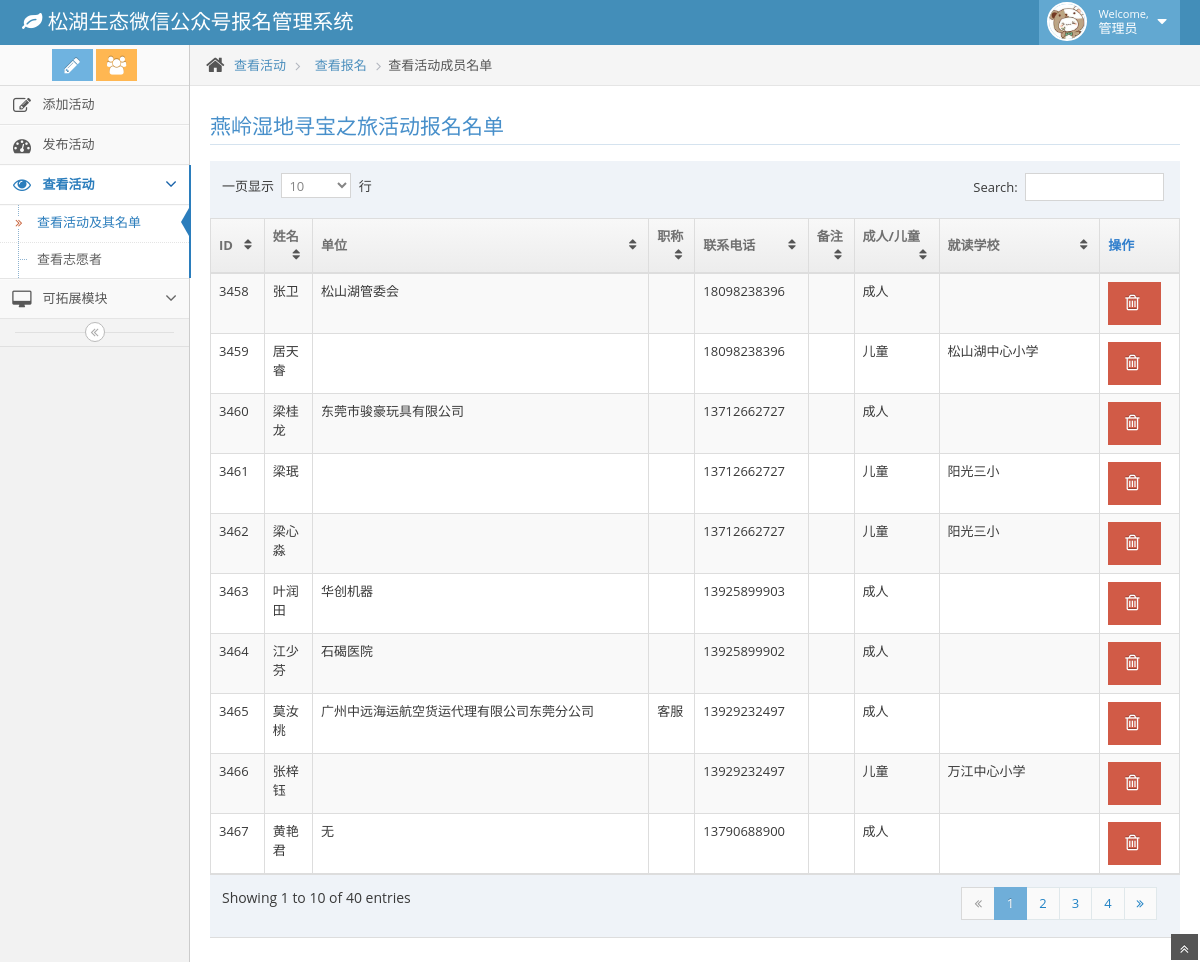
The app's page /adminPage/activityList.php?id= 198 (signed in) with its own data.
### tables this page shows
CREATE TABLE `activities` (
  `activityId` int(11) NOT NULL AUTO_INCREMENT,
  `activityName` varchar(50) DEFAULT NULL,
  `activityStartTime` datetime DEFAULT NULL,
  `activityAddress` varchar(50) DEFAULT NULL,
  `deadlinetoRegister` datetime DEFAULT NULL,
  `totalParticipantLimit` int(11) DEFAULT NULL,
  `activityEndTime` datetime DEFAULT NULL,
  `describe` text,
  `activityPeople` varchar(20) DEFAULT NULL,
  `activityPeopleTel` varchar(20) DEFAULT NULL,
  `activityMark` int(10) DEFAULT NULL,
  PRIMARY KEY (`activityId`)
);

CREATE TABLE `participants` (
  `participantId` int(11) NOT NULL AUTO_INCREMENT,
  `participantName` varchar(20) DEFAULT NULL,
  `participantDepartment` varchar(50) DEFAULT NULL,
  `participantPositionalTitle` varchar(20) DEFAULT NULL,
  `tel` varchar(20) DEFAULT NULL,
  `mark` varchar(50) DEFAULT NULL,
  `adultOrChild` varchar(20) DEFAULT NULL,
  `school` varchar(30) DEFAULT NULL,
  `registerformId` int(11) NOT NULL,
  `age` int(11) DEFAULT NULL,
  PRIMARY KEY (`participantId`),
  KEY `activitiId` (`registerformId`),
  CONSTRAINT `participants_ibfk_1` FOREIGN KEY (`registerformId`) REFERENCES `registerForm` (`registerformId`)
);

### adminPage/activityList.php (the view, shortened to what this page needs)
<!DOCTYPE html>
<html lang="en">
    <head>
        <link href="assets/css/bootstrap.min.css" rel="stylesheet" />
        <link rel="stylesheet" href="assets/css/font-awesome.min.css" />
        <link rel="stylesheet" href="assets/css/ace.min.css" />
        <link rel="stylesheet" href="assets/css/ace-rtl.min.css" />
        <link rel="stylesheet" href="assets/css/ace-skins.min.css" />
    </head>
    <body>
        <div class="main-container" id="main-container">
            <div class="main-container-inner">
                <div class="main-content">
                    <div class="page-content">
                        <div class="row">
                            <div class="col-xs-12">
                                <div class="row">
                                    <div class="col-xs-12">
                                        <?php
                                            if (isset($_GET["id"])) {
                                                $id = $_GET["id"];
                                                $sql    = "select * from activities where activityId =$id";
                                                $result = mysql_query($sql);
                                                $row = mysql_fetch_array($result);
                                                $activityName = $row['activityName'];
                                            }
                                              ?>
                                        <h3 class="header smaller lighter blue"><?php echo $activityName; ?>活动报名名单</h3>
                                        <div class="table-responsive">
                                            <table id="sample-table-2" class="table table-striped table-bordered table-hover">
                                                <thead>
                                                    <tr>
                                                        <th>ID</th>
                                                        <th>姓名</th>
                                                        <th>单位</th>
                                                        <th>职称</th>
                                                        <th>联系电话</th>
                                                        <th>备注</th>
                                                        <th>成人/儿童</th>
                                                        <th>就读学校</th>
                                                        <th>操作</th>
                                                    </tr>
                                                </thead>
                                                <tbody>
                                                    <?php
                                                    $sql = "select * from participants where registerformId IN(select registerformId from registerForm where acticitieId =$id)";
                                                    $result = mysql_query($sql);
                                                     while($row = mysql_fetch_array($result))
                                                      {
                                                        $pid = $row['participantId'];
                                                        $aid = $id;
                                                        $d = "../addtodatabase/delectparticipant.php?pid=$pid"."&aid=$aid"
                                                      ?>
                                                    <tr>
                                                        <td><?php echo $row['participantId']; ?></td>
                                                        <td><?php echo $row['participantName']; ?></td>
                                                        <td><?php echo $row['participantDepartment']; ?></td>
                                                        <td><?php echo $row['participantPositionalTitle']; ?></td>
                                                        <td><?php echo $row['tel']; ?></td>
                                                        <td><?php echo $row['mark']; ?></td>
                                                        <td><?php echo $row['adultOrChild']; ?></td>
                                                        <td><?php echo $row['school']; ?></td>
                                                        <td>
                                                            <div class=" action-buttons">
                                                                <button type="button" class="btn btn-danger delBtn"  data-toggle="modal" data-target="#selected_modal" title="删除该成员"  clickurl="<?php echo $d;?>" clickname="<?php echo $row['participantName']; ?>">
                                                                    <i class="icon-trash bigger-130"></i>
                                                                </button>
                                                            </div>
                                                        </td>
                                                    </tr>
                                                     <?php
                                                   }
                                                      ?>
                                                </tbody>
                                            </table>
                                        </div>
                                    </div>
                                </div>
                                </div>
                            </div>
                        </div>
                    </div>
                </div>
            </div>
            <a href="#" id="btn-scroll-up" class="btn-scroll-up btn btn-sm btn-inverse">
                <i class="icon-double-angle-up icon-only bigger-110"></i>
            </a>
</body>
</html>

### records on screen
activities: activityName "燕岭湿地寻宝之旅"
participants: participantId "3458", participantName "张卫", participantDepartment "松山湖管委会", tel "18098238396", adultOrChild "成人"
participants: participantId "3459", participantName "居天睿", tel "18098238396", adultOrChild "儿童", school "松山湖中心小学"
participants: participantId "3460", participantName "梁桂龙", participantDepartment "东莞市骏豪玩具有限公司", tel "13712662727", adultOrChild "成人"
participants: participantId "3461", participantName "梁珉", tel "13712662727", adultOrChild "儿童", school "阳光三小"
participants: participantId "3462", participantName "梁心淼", tel "13712662727", adultOrChild "儿童", school "阳光三小"
participants: participantId "3463", participantName "叶润田", participantDepartment "华创机器", tel "13925899903", adultOrChild "成人"
participants: participantId "3464", participantName "江少芬", participantDepartment "石碣医院", tel "13925899902", adultOrChild "成人"
participants: participantId "3465", participantName "莫汝桃", participantDepartment "广州中远海运航空货运代理有限公司东莞分公司", participantPositionalTitle "客服", tel "13929232497", adultOrChild "成人"
participants: participantId "3466", participantName "张梓钰", tel "13929232497", adultOrChild "儿童", school "万江中心小学"
participants: participantId "3467", participantName "黄艳君", participantDepartment "无", tel "13790688900", adultOrChild "成人"
